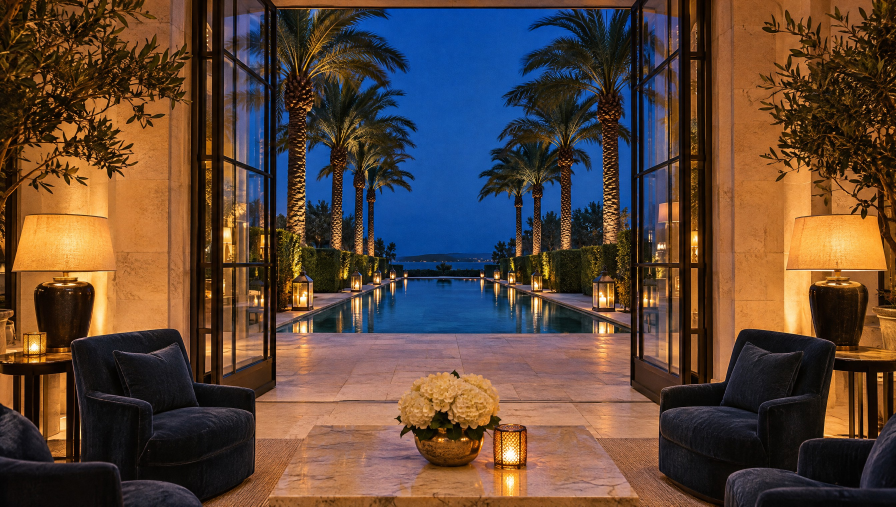
#> input picture design/deck-sarasti/mockup/hero.jpg, 2688 x 1520 px (shown at 1/3 size)
$ python composite.py hero.jpg texture-navy.jpg texture-navy.jpg
#> lines starting #> are read from the running program, lines starting #| are printed output that depends on the picture; after the words box and inside, x2 and y2 are one past the last pixel; in counts of white or black regions, pixels touching at a corner belong together
import sys
import numpy as np
from PIL import Image, ImageDraw, ImageFilter

scene_path, screen_path, out_path = sys.argv[1], sys.argv[2], sys.argv[3]
scene = Image.open(scene_path).convert('RGB')
#> scene is the input picture: PIL image 2688x1520 RGB; mean R, G, B 91.6, 69.7, 56.9
screen = Image.open(screen_path).convert('RGB')
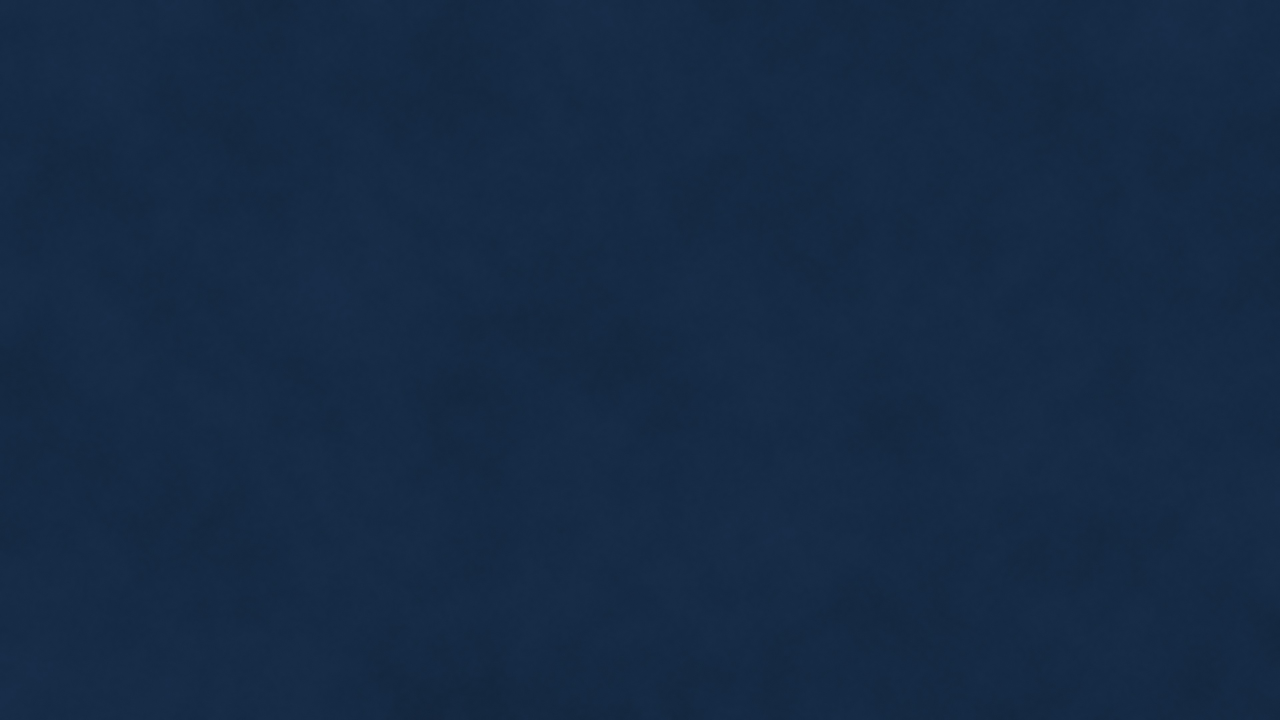
#> input picture design/deck-sarasti/mockup/texture-navy.jpg, 3840 x 2160 px (shown at 1/3 size)
#> screen is the input picture: PIL image 3840x2160 RGB; mean R, G, B 21.6, 42.4, 69.1

TL, TR, BR, BL = [np.array(p, float) for p in [(612, 491), (1323, 363), (1440, 867), (727, 1029)]]


def P(u, v):
    top = TL + (TR - TL) * u
    bot = BL + (BR - BL) * u
    return top + (bot - top) * v


# display area inside the bezel
u0, u1, v0, v1 = 0.010, 0.990, 0.014, 0.962
dst = [P(u0, v0), P(u1, v0), P(u1, v1), P(u0, v1)]
W, H = screen.size
#> W = 3840; H = 2160
src = [(0, 0), (W, 0), (W, H), (0, H)]


def coeffs(dst_pts, src_pts):
    # maps output (scene) coordinates -> input (screen) coordinates
    A, b = [], []
    for (x, y), (X, Y) in zip(dst_pts, src_pts):
        A.append([x, y, 1, 0, 0, 0, -X * x, -X * y]); b.append(X)
        A.append([0, 0, 0, x, y, 1, -Y * x, -Y * y]); b.append(Y)
    return np.linalg.solve(np.array(A, float), np.array(b, float)).tolist()


SS = 2  # supersample for clean edges
big_size = (scene.width * SS, scene.height * SS)
#> big_size = (5376, 3040)
dst_big = [(x * SS, y * SS) for x, y in dst]
warped = screen.transform(big_size, Image.PERSPECTIVE, coeffs(dst_big, src), Image.BICUBIC)
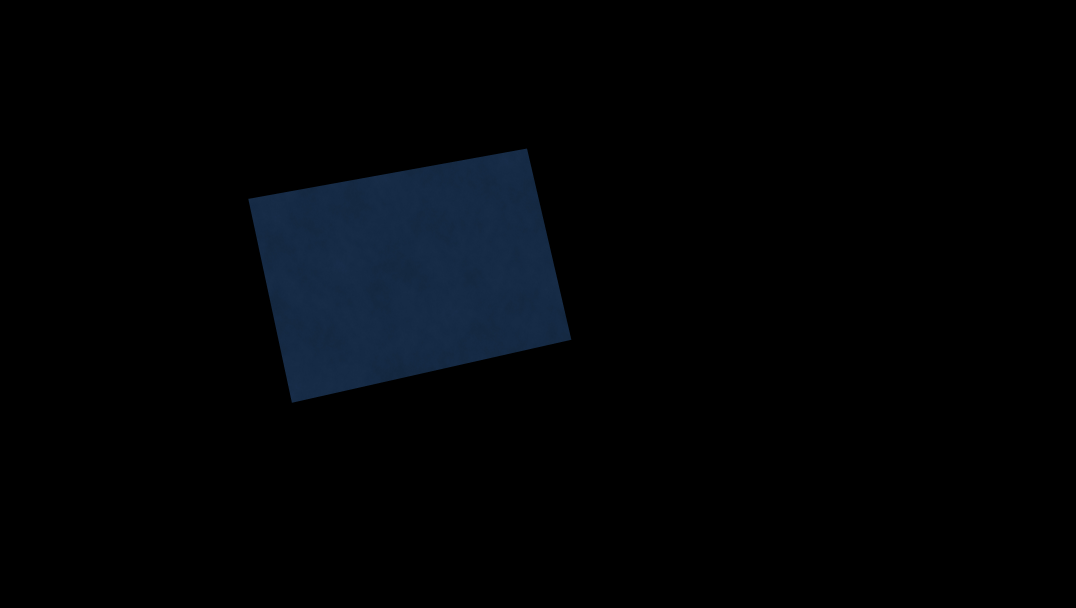
#> warped: PIL image 5376x3040 RGB (shown at 1/5 size); mean R, G, B 1.9, 3.7, 6.1
mask = Image.new('L', big_size, 0)
#> mask: PIL image 5376x3040 L; every value is 0
ImageDraw.Draw(mask).polygon(dst_big, fill=255)
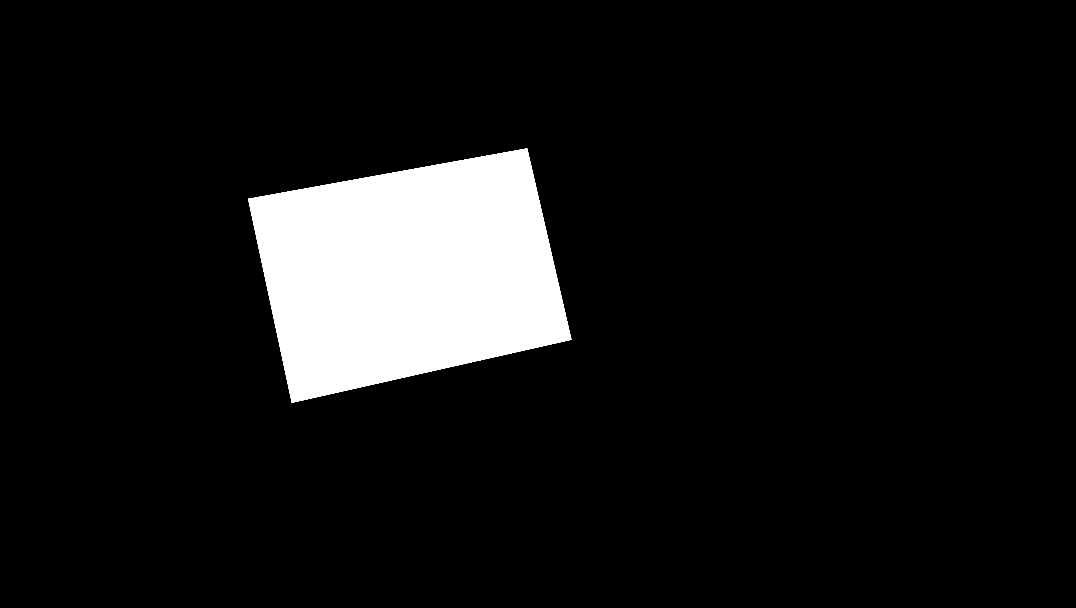
#> mask: PIL image 5376x3040 L (shown at 1/5 size); 8.8% white; 1 white region, box (x1, y1, x2, y2) and area: (1241, 742, 2857, 2014) 1441555
warped = warped.resize(scene.size, Image.LANCZOS)
#> warped: PIL image 2688x1520 RGB
mask = mask.resize(scene.size, Image.LANCZOS)
#> mask: PIL image 2688x1520 L

out = scene.copy()
out.paste(warped, (0, 0), mask)
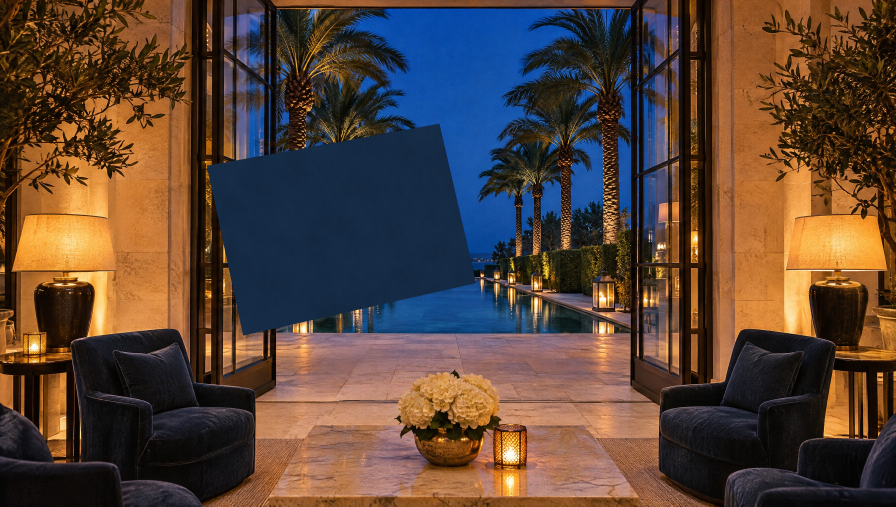
#> out: PIL image 2688x1520 RGB (shown at 1/3 size); mean R, G, B 88.4, 67.7, 56

# subtle diagonal glass glare
glare = Image.new('L', scene.size, 0)
#> glare: PIL image 2688x1520 L; every value is 0
g = np.zeros((scene.height, scene.width), float)
yy, xx = np.mgrid[0:scene.height, 0:scene.width]
band = (xx - 612) * 0.55 - (yy - 491)
g = np.clip(1 - np.abs(band - 120) / 260, 0, 1) * 0.07
glare = Image.fromarray((g * 255).astype(np.uint8))
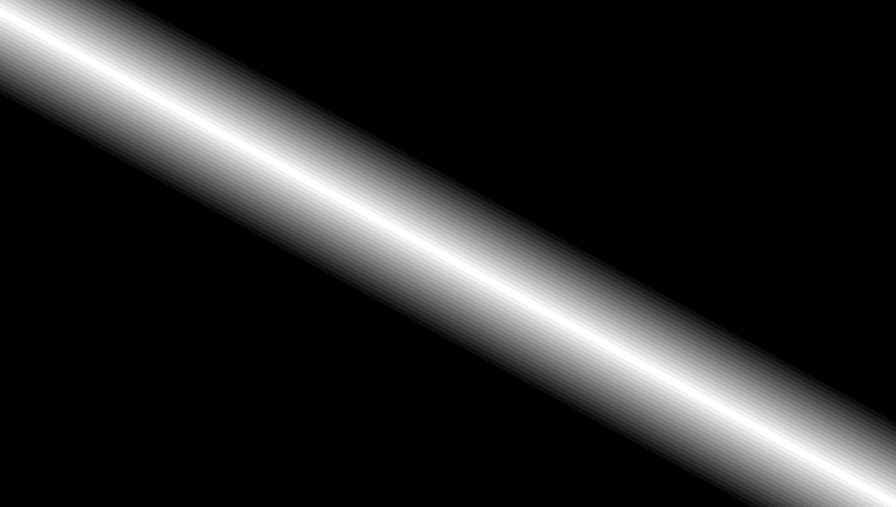
#> glare: PIL image 2688x1520 L (shown at 1/3 size); min 0, max 17, mean 2.76; drawn with min black and max white
glare_mask = Image.fromarray((np.asarray(mask).astype(float) / 255 * np.asarray(glare)).astype(np.uint8))
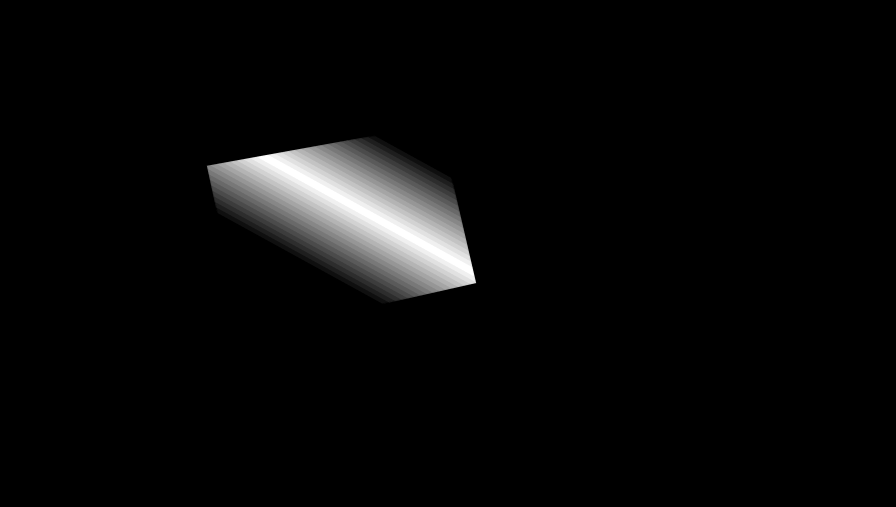
#> glare_mask: PIL image 2688x1520 L (shown at 1/3 size); min 0, max 17, mean 0.621; drawn with min black and max white
out.paste(Image.new('RGB', scene.size, (255, 255, 255)), (0, 0), glare_mask)

out.save(out_path)
print(out.size)
#| (2688, 1520)
